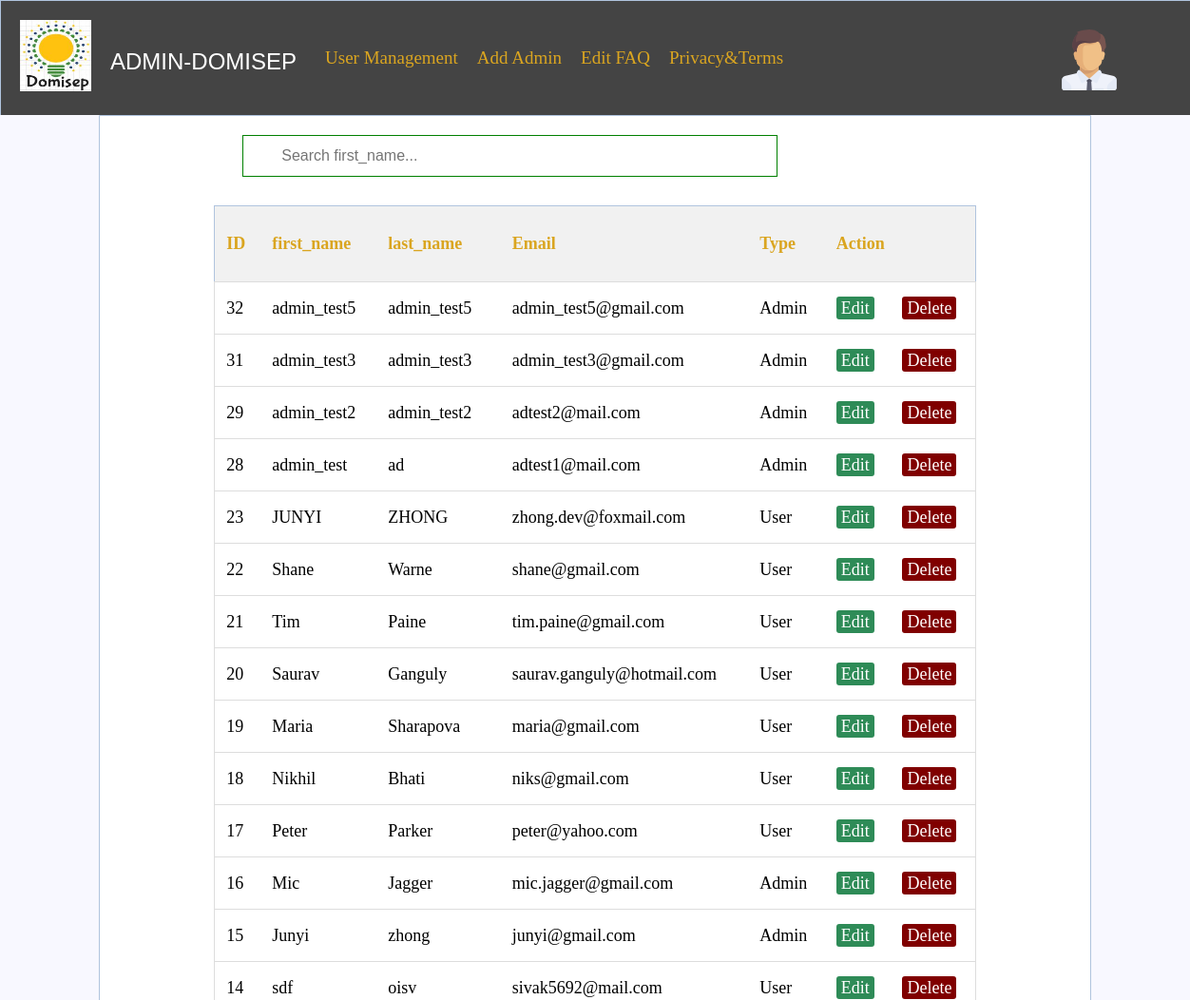
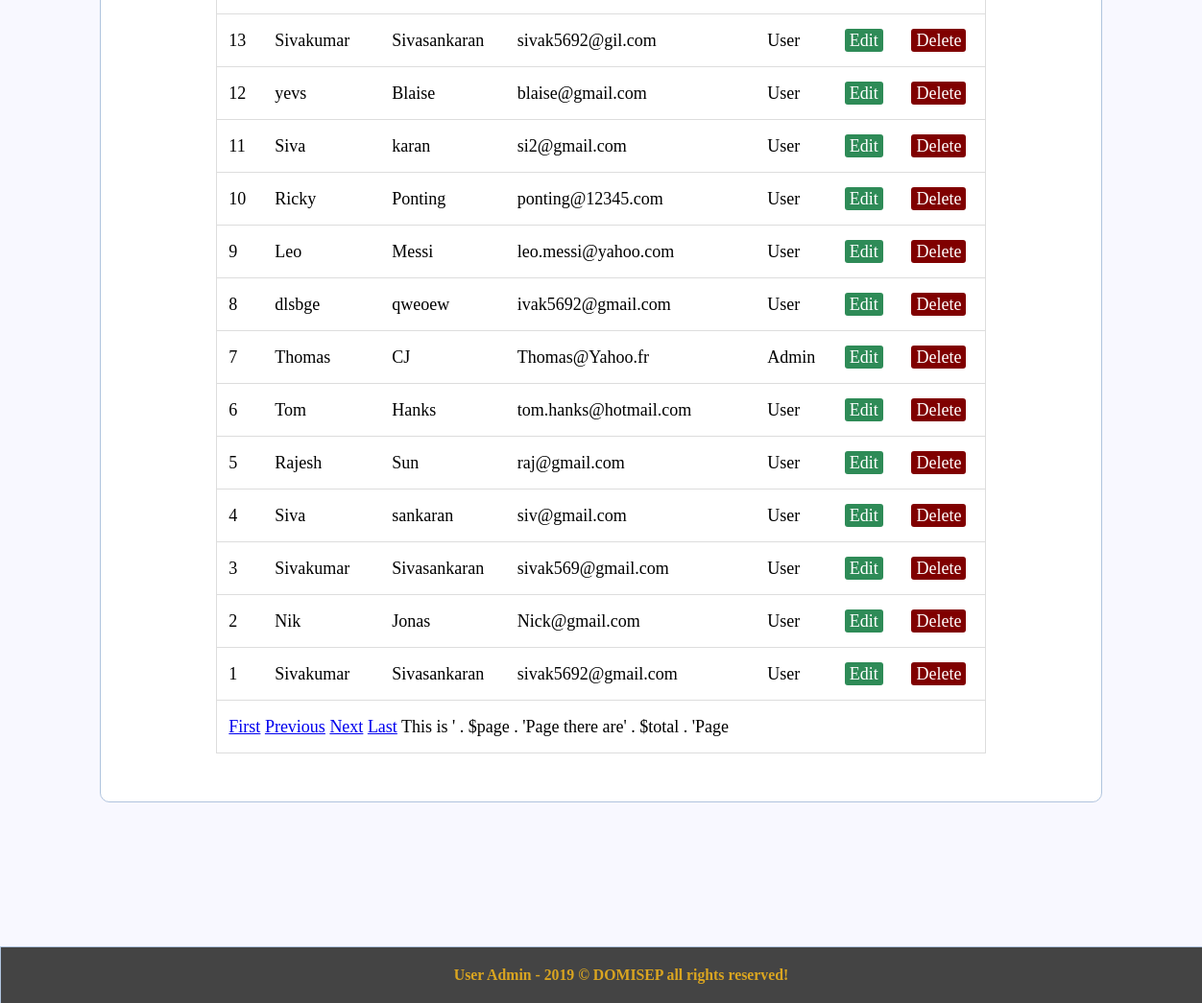
Page /admin-entrance/useradmin/show-user.php on the committed database (2 pictures, top to bottom).
### tables this page shows
CREATE TABLE `users` (
  `id` int(50) NOT NULL,
  `first_name` varchar(45) NOT NULL,
  `last_name` varchar(45) NOT NULL,
  `email` varchar(45) NOT NULL,
  `password` varchar(255) NOT NULL,
  `type` varchar(100) NOT NULL
);

### admin-entrance/useradmin/server.php (called while the page is built, shortened)
<?php
	$db = mysqli_connect('localhost', 'root', '', 'crud');
	$results = mysqli_query($db, "SELECT * FROM users ORDER BY id DESC");
?>

### admin-entrance/useradmin/show-user.php (the view, shortened to what this page needs)
<?php
include('server.php');
?>
<!DOCTYPE html>
<html>
<head>
	<link rel="stylesheet" type="text/css" href="../style.css">
	<link rel="stylesheet" type="text/css" href="../useradmin/style.css">
	<link rel="stylesheet" type="text/css" href="../useradmin/nav.css">
	<link rel="stylesheet" type="text/css" href="../useradmin/searchbox/style.css">
</head>
<body>
<div class="header">
    <div class="logo">
        <img src="logo.jpg" style="float: left;width: 75px;height: 75px;">
        <span style="float:left;color:white;padding:20px 20px;position:relative;font-family: Arial;font-size: 24px;margin-top: 10px;">ADMIN-DOMISEP</span>
    </div>
    <ul class="top-nav" style="width: 75%;float: left;display: inline-block;">
        <?php $row = mysqli_fetch_array($results) ?>
        <li><a href="show-user.php">User Management</a></li>
        <li><a href="create_admin.php">Add Admin</a></li>
        <li><a href="edit-faq.php?edit=<?php echo $row['id']; ?>" >Edit FAQ</a></li>
        <li><a href="edit-condition.php">Privacy&Terms</a></li>
        <li><img src="../images/boss.png" style="margin:0px 0px 0px 280px;"></li>
    </ul>
</div>
	<div class="content">
<input type="text" id="myInput" onkeyup="myFunction()" placeholder="Search first_name..."style="margin:20px 130px;margin-bottom: auto;">
<?php $results = mysqli_query($db, "SELECT * FROM users order by id desc"); ?>
<table id="myTable">
    <tr class="header">
      <th>ID</th>
      <th>first_name</th>
      <th>last_name</th>
      <th>Email</th>
      <th>Type</th>
      <th colspan="5">Action</th>
    </tr>
	<?php while ($row = mysqli_fetch_array($results)) { ?>
	<tr>
		<td><?php echo $row['id']; ?></td>
		<td><?php echo $row['first_name']; ?></td>
		<td><?php echo $row['last_name']; ?></td>
		<td><?php echo $row['email']; ?></td>
		<td><?php echo $row['type']; ?></td>
		<td><a href="edit-admin-profile.php?edit=<?php echo $row['id']; ?>" class="edit_btn">Edit</a></td>
		<td><a href="server.php?del=<?php echo $row['id']; ?>" class="del_btn">Delete</a></td>
	</tr>
<?php } ?>
    <tr>
   		<td colspan="10"><?php echo $row['page'];?>
		    <a href="page.php?page=1">First</a>
		    <a href="page.php?page=' . ($page - 1) . '">Previous</a>
		    <a href="page.php?page=' . ($page + 1) . '">Next</a>
		    <a href="page.php?page=' . $total . '">Last</a>
		    This is ' . $page . 'Page  there are' . $total . 'Page
    	</td>
    </tr>
</table>
 	</div>
    <div class="footer">
        <h5 style="text-align: center; font-family: Hei; ">User Admin - 2019 © DOMISEP all rights reserved!</h5>
    </div>
</body>
</html>

### admin-entrance/style.css (style rules this page uses)
* { margin: 0px; padding: 0px; }
body { font-size: 120%; background: #F8F8FF; }
.header { width: 100%; height: 80px; margin: 0px auto 0px; color: goldenrod; background: #444; text-align: center; border: 1px solid #B0C4DE; border-bottom: none; padding: 20px; }
.footer { width: 100%; margin: 150px auto -1px; color: goldenrod; background: #444 ; text-align: center; border: 1px solid #B0C4DE; border-bottom: none; padding: 20px; }
form, .content { width: 80%; margin: 0px auto; padding: 20px; border: 1px solid #B0C4DE; background: white; border-radius: 0px 0px 10px 10px; }

### admin-entrance/useradmin/style.css (style rules this page uses)
body { font-size: 19px; }
table { width: 50%; margin: 30px auto; border-collapse: collapse; text-align: left; }
tr { border-bottom: 1px solid #cbcbcb; }
th, td { border: none; height: 30px; padding: 2px; }
.edit_btn { text-decoration: none; padding: 2px 5px; background: #2E8B57; color: white; border-radius: 3px; }
.del_btn { text-decoration: none; padding: 2px 5px; color: white; border-radius: 3px; background: #800000; }

### admin-entrance/useradmin/nav.css (style rules this page uses)
* { margin: 0px; padding: 0px; }
.top-nav { width: 50%; float: left; height: 70px; display: inline; margin-top: 10px; list-style: none; }
.top-nav:before,.top-nav:after { content: ""; display: table; }
.top-nav:after { clear: both; }
.top-nav>li { float: left; position: relative; line-height: 60px; }
.top-nav li { position: relative; }
.top-nav>li a { font: "微软雅黑" 10px; text-decoration: none; color: goldenrod; padding: 5px 10px; margin-top: 10px; }

### admin-entrance/useradmin/searchbox/style.css (style rules this page uses)
#myInput { background-image: url('https://static.runoob.com/images/mix/searchicon.png'); background-position: 10px 12px; background-repeat: no-repeat; width: 50%; font-size: 16px; padding: 12px 20px 12px 40px; border: 1px solid green; margin-bottom: 12px; margin-left: 110px; }
#myTable { border-collapse: collapse; width: 80%; border: 1px solid #ddd; font-size: 18px; }
#myTable th, #myTable td { text-align: left; padding: 12px; }
#myTable tr { border-bottom: 1px solid #ddd; }
#myTable tr.header, #myTable tr:hover { background-color: #f1f1f1; }

### rows in the picture
users: id "32", first_name "admin_test5", last_name "admin_test5", email "admin_test5@gmail.com", type "Admin"
users: id "31", first_name "admin_test3", last_name "admin_test3", email "admin_test3@gmail.com", type "Admin"
users: id "29", first_name "admin_test2", last_name "admin_test2", email "adtest2@mail.com", type "Admin"
users: id "28", first_name "admin_test", last_name "ad", email "adtest1@mail.com", type "Admin"
users: id "23", first_name "JUNYI", last_name "ZHONG", email "zhong.dev@foxmail.com", type "User"
users: id "22", first_name "Shane", last_name "Warne", email "shane@gmail.com", type "User"
users: id "21", first_name "Tim", last_name "Paine", email "tim.paine@gmail.com", type "User"
users: id "20", first_name "Saurav", last_name "Ganguly", email "saurav.ganguly@hotmail.com", type "User"
users: id "19", first_name "Maria", last_name "Sharapova", email "maria@gmail.com", type "User"
users: id "18", first_name "Nikhil", last_name "Bhati", email "niks@gmail.com", type "User"
users: id "17", first_name "Peter", last_name "Parker", email "peter@yahoo.com", type "User"
users: id "16", first_name "Mic", last_name "Jagger", email "mic.jagger@gmail.com", type "Admin"
users: id "15", first_name "Junyi", last_name "zhong", email "junyi@gmail.com", type "Admin"
users: id "14", first_name "sdf", last_name "oisv", email "sivak5692@mail.com", type "User"
users: id "13", first_name "Sivakumar", last_name "Sivasankaran", email "sivak5692@gil.com", type "User"
users: id "12", first_name "yevs", last_name "Blaise", email "blaise@gmail.com", type "User"
users: id "11", first_name "Siva", last_name "karan", email "si2@gmail.com", type "User"
users: id "10", first_name "Ricky", last_name "Ponting", email "ponting@12345.com", type "User"
users: id "9", first_name "Leo", last_name "Messi", email "leo.messi@yahoo.com", type "User"
users: id "8", first_name "dlsbge", last_name "qweoew", email "ivak5692@gmail.com", type "User"
users: id "7", first_name "Thomas", last_name "CJ", email "Thomas@Yahoo.fr", type "Admin"
users: id "6", first_name "Tom", last_name "Hanks", email "tom.hanks@hotmail.com", type "User"
users: id "5", first_name "Rajesh", last_name "Sun", email "raj@gmail.com", type "User"
users: id "4", first_name "Siva", last_name "sankaran", email "siv@gmail.com", type "User"
users: id "3", first_name "Sivakumar", last_name "Sivasankaran", email "sivak569@gmail.com", type "User"
users: id "2", first_name "Nik", last_name "Jonas", email "Nick@gmail.com", type "User"
users: id "1", first_name "Sivakumar", last_name "Sivasankaran", email "sivak5692@gmail.com", type "User"
